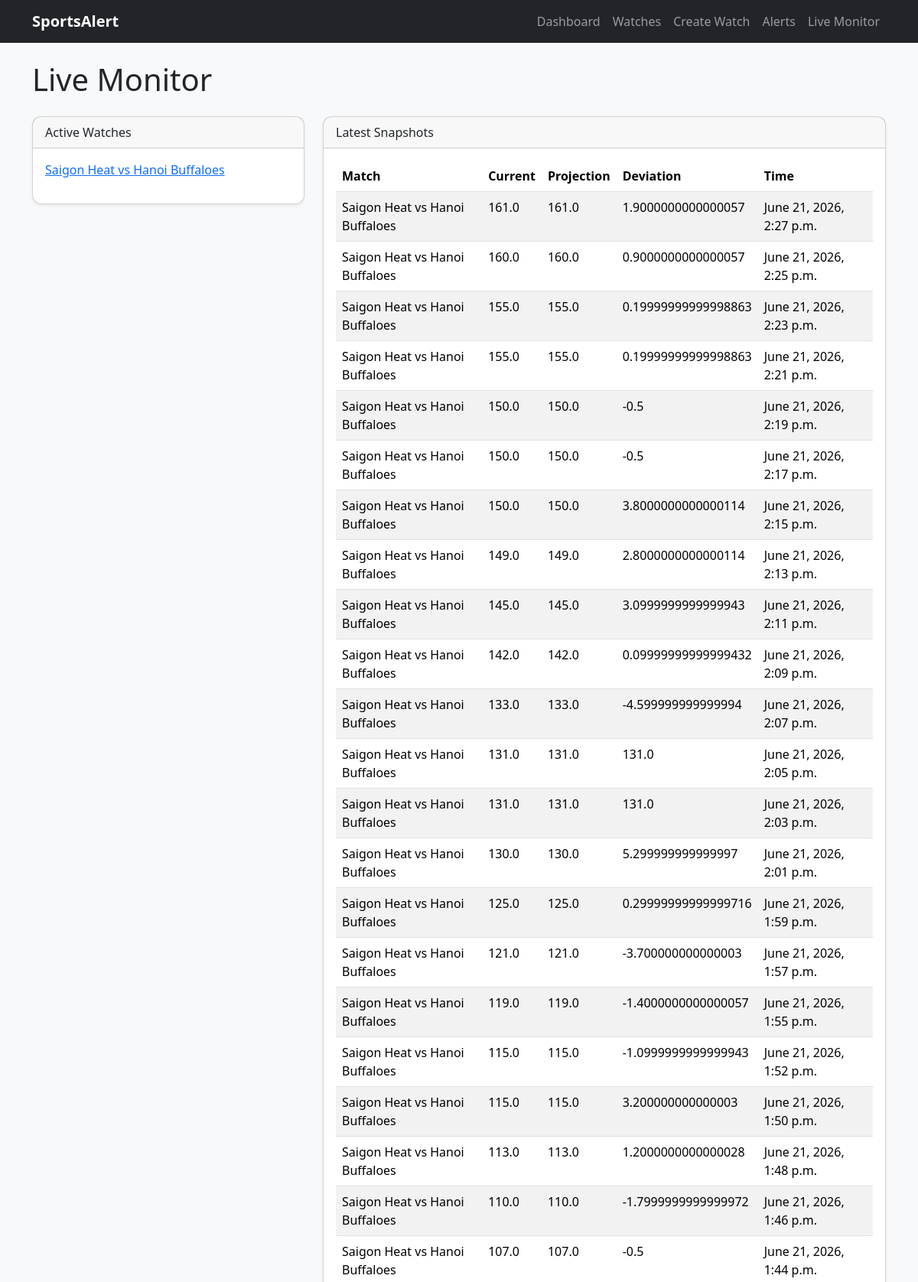
Screenshot of /monitor/ (upper part) with the database file from the repository.
### monitoring/models.py (models this page shows, shortened)
class Watch(models.Model):
    SPORT_CHOICES = (
        ('basketball', 'Basketball'),
        ('football', 'Football'),
    )
    sport = models.CharField(
        max_length=20,
        choices=SPORT_CHOICES
    )
    match_id = models.CharField(
        max_length=100
    )
    home_team = models.CharField(
        max_length=100,
        blank=True
    )
    away_team = models.CharField(
        max_length=100,
        blank=True
    )
    league = models.CharField(
        max_length=100,
        blank=True
    )
    active = models.BooleanField(
        default=True
    )
    monitoring_start = models.DateTimeField(
        null=True,
        blank=True,
        help_text="Time monitoring should begin"
    )
    monitoring_started = models.BooleanField(
        default=False
    )
    monitoring_finished = models.BooleanField(
        default=False
    )
    game_status = models.CharField(
        max_length=20,
        blank=True,
        default=""
    )
    last_polled = models.DateTimeField(
        null=True,
        blank=True
    )
    total_game_minutes = models.IntegerField(
        default=40
    )
    created_at = models.DateTimeField(
        auto_now_add=True
    )

class MatchSnapshot(models.Model):
    watch = models.ForeignKey(
        Watch,
        on_delete=models.CASCADE,
        related_name="snapshots"
    )
    game_clock = models.CharField(
        max_length=20,
        blank=True
    )
    elapsed_seconds = models.IntegerField(
        default=0
    )
    current_points = models.FloatField()
    expected_points = models.FloatField()
    live_deviation = models.FloatField()
    projection = models.FloatField()
    deviation = models.FloatField()
    minutes_played = models.FloatField()
    expected_scoring_rate = models.FloatField()
    actual_scoring_rate = models.FloatField()
    scoring_rate_deviation = models.FloatField()
    recent_scoring_rate = models.FloatField(
        null=True,
        blank=True
    )
    created_at = models.DateTimeField(
        auto_now_add=True
    )
    class Meta:
        ordering = ["created_at"]

### monitoring/views.py (the view)
def live_monitor(request):
    active_watches = (
        Watch.objects
        .filter(active=True)
        .order_by("-created_at")
    )
    latest_snapshots = (
        MatchSnapshot.objects
        .select_related("watch")
        .order_by("-created_at")[:50]
    )
    context = {
        "active_watches": active_watches,
        "latest_snapshots": latest_snapshots,
    }
    return render(
        request,
        "monitoring/live_monitor.html",
        context,
    )

### monitoring/templates/monitoring/live_monitor.html
{% extends "monitoring/base.html" %}
{% block content %}
<h1 class="mb-4">
    Live Monitor
</h1>
<div class="row">
    <div class="col-lg-4">
        <div class="card shadow-sm">
            <div class="card-header">
                Active Watches
            </div>
            <div class="card-body">
                {% for watch in active_watches %}
                    <div class="mb-3">
                        <a href="{% url 'watch-detail' watch.pk %}">
                            {{ watch.home_team }}
                            vs
                            {{ watch.away_team }}
                        </a>
                    </div>
                {% empty %}
                    <p class="text-muted">
                        No active watches.
                    </p>
                {% endfor %}
            </div>
        </div>
    </div>
    <div class="col-lg-8">
        <div class="card shadow-sm">
            <div class="card-header">
                Latest Snapshots
            </div>
            <div class="card-body">
                <table class="table table-striped">
                    <thead>
                        <tr>
                            <th>Match</th>
                            <th>Current</th>
                            <th>Projection</th>
                            <th>Deviation</th>
                            <th>Time</th>
                        </tr>
                    </thead>
                    <tbody>
                        {% for snapshot in latest_snapshots %}
                        <tr>
                            <td>
                                {{ snapshot.watch.home_team }}
                                vs
                                {{ snapshot.watch.away_team }}
                            </td>
                            <td>
                                {{ snapshot.current_points }}
                            </td>
                            <td>
                                {{ snapshot.projection }}
                            </td>
                            <td>
                                {{ snapshot.deviation }}
                            </td>
                            <td>
                                {{ snapshot.created_at }}
                            </td>
                        </tr>
                        {% endfor %}
                    </tbody>
                </table>
            </div>
        </div>
    </div>
</div>
{% endblock %}

### monitoring/templates/monitoring/base.html (style rules this page uses)
body { background: #f8f9fa; }
.card { border-radius: 12px; }

### rows the page displays
Watch: home_team "Saigon Heat", away_team "Hanoi Buffaloes"
MatchSnapshot: watch.home_team "Saigon Heat", watch.away_team "Hanoi Buffaloes", current_points "161.0", projection "161.0", deviation "1.9000000000000057", created_at "June 21, 2026, 2:27 p.m."
MatchSnapshot: watch.home_team "Saigon Heat", watch.away_team "Hanoi Buffaloes", current_points "160.0", projection "160.0", deviation "0.9000000000000057", created_at "June 21, 2026, 2:25 p.m."
MatchSnapshot: watch.home_team "Saigon Heat", watch.away_team "Hanoi Buffaloes", current_points "155.0", projection "155.0", deviation "0.19999999999998863", created_at "June 21, 2026, 2:23 p.m."
MatchSnapshot: watch.home_team "Saigon Heat", watch.away_team "Hanoi Buffaloes", current_points "155.0", projection "155.0", deviation "0.19999999999998863", created_at "June 21, 2026, 2:21 p.m."
MatchSnapshot: watch.home_team "Saigon Heat", watch.away_team "Hanoi Buffaloes", current_points "150.0", projection "150.0", deviation "-0.5", created_at "June 21, 2026, 2:19 p.m."
MatchSnapshot: watch.home_team "Saigon Heat", watch.away_team "Hanoi Buffaloes", current_points "150.0", projection "150.0", deviation "-0.5", created_at "June 21, 2026, 2:17 p.m."
MatchSnapshot: watch.home_team "Saigon Heat", watch.away_team "Hanoi Buffaloes", current_points "150.0", projection "150.0", deviation "3.8000000000000114", created_at "June 21, 2026, 2:15 p.m."
MatchSnapshot: watch.home_team "Saigon Heat", watch.away_team "Hanoi Buffaloes", current_points "149.0", projection "149.0", deviation "2.8000000000000114", created_at "June 21, 2026, 2:13 p.m."
MatchSnapshot: watch.home_team "Saigon Heat", watch.away_team "Hanoi Buffaloes", current_points "145.0", projection "145.0", deviation "3.0999999999999943", created_at "June 21, 2026, 2:11 p.m."
MatchSnapshot: watch.home_team "Saigon Heat", watch.away_team "Hanoi Buffaloes", current_points "142.0", projection "142.0", deviation "0.09999999999999432", created_at "June 21, 2026, 2:09 p.m."
MatchSnapshot: watch.home_team "Saigon Heat", watch.away_team "Hanoi Buffaloes", current_points "133.0", projection "133.0", deviation "-4.599999999999994", created_at "June 21, 2026, 2:07 p.m."
MatchSnapshot: watch.home_team "Saigon Heat", watch.away_team "Hanoi Buffaloes", current_points "131.0", projection "131.0", deviation "131.0", created_at "June 21, 2026, 2:05 p.m."
MatchSnapshot: watch.home_team "Saigon Heat", watch.away_team "Hanoi Buffaloes", current_points "131.0", projection "131.0", deviation "131.0", created_at "June 21, 2026, 2:03 p.m."
MatchSnapshot: watch.home_team "Saigon Heat", watch.away_team "Hanoi Buffaloes", current_points "130.0", projection "130.0", deviation "5.299999999999997", created_at "June 21, 2026, 2:01 p.m."
MatchSnapshot: watch.home_team "Saigon Heat", watch.away_team "Hanoi Buffaloes", current_points "125.0", projection "125.0", deviation "0.29999999999999716", created_at "June 21, 2026, 1:59 p.m."
MatchSnapshot: watch.home_team "Saigon Heat", watch.away_team "Hanoi Buffaloes", current_points "121.0", projection "121.0", deviation "-3.700000000000003", created_at "June 21, 2026, 1:57 p.m."
MatchSnapshot: watch.home_team "Saigon Heat", watch.away_team "Hanoi Buffaloes", current_points "119.0", projection "119.0", deviation "-1.4000000000000057", created_at "June 21, 2026, 1:55 p.m."
MatchSnapshot: watch.home_team "Saigon Heat", watch.away_team "Hanoi Buffaloes", current_points "115.0", projection "115.0", deviation "-1.0999999999999943", created_at "June 21, 2026, 1:52 p.m."
MatchSnapshot: watch.home_team "Saigon Heat", watch.away_team "Hanoi Buffaloes", current_points "115.0", projection "115.0", deviation "3.200000000000003", created_at "June 21, 2026, 1:50 p.m."
MatchSnapshot: watch.home_team "Saigon Heat", watch.away_team "Hanoi Buffaloes", current_points "113.0", projection "113.0", deviation "1.2000000000000028", created_at "June 21, 2026, 1:48 p.m."
MatchSnapshot: watch.home_team "Saigon Heat", watch.away_team "Hanoi Buffaloes", current_points "110.0", projection "110.0", deviation "-1.7999999999999972", created_at "June 21, 2026, 1:46 p.m."
MatchSnapshot: watch.home_team "Saigon Heat", watch.away_team "Hanoi Buffaloes", current_points "107.0", projection "107.0", deviation "-0.5", created_at "June 21, 2026, 1:44 p.m."
